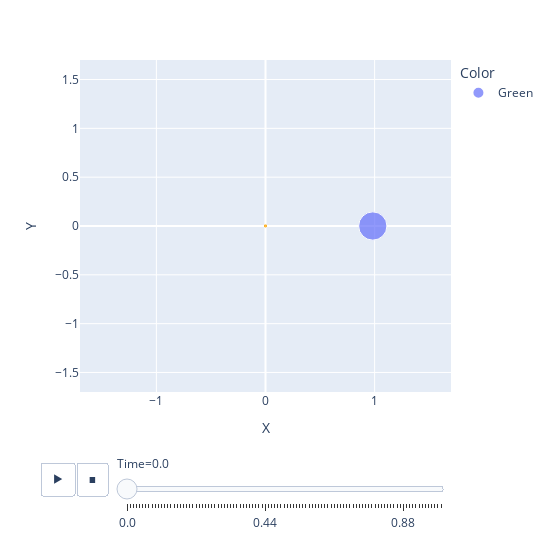

Source (notebook cell):
### Markdown cell above
### Size of the sun is enlarged for visibility

### Code cell
import plotly.express as px

fig = px.scatter(df1, x="X", y="Y", animation_frame="Time", animation_group="Earth",
           size='Rad', color="Color", hover_name="Earth", range_x=[-1.7,1.7], 
           range_y=[-1.7,1.7])
fig.update_layout(
    shapes=[ 
        # filled circle
        dict(
            type="circle",
            xref="x",
            yref="y",
            fillcolor="Orange",
            x0=-sunrad,
            y0=-sunrad,
            x1=sunrad,
            y1=sunrad,
            line_color="Orange",
        ),
    ], width=550,height=550
)

### Figure 1 — Plotly figure (JSON) as saved in the notebook; plotly's stock layout.template omitted (floating-point values rounded to 4 significant figures)
{"data": [{"hovertemplate": "<b>%{hovertext}</b><br><br>Color=Green<br>Time=0.0<br>X=%{x}<br>Y=%{y}<br>Rad=%{marker.size}<extra></extra>", "hovertext": ["Earth"], "ids": ["Earth"], "legendgroup": "Green", "marker": {"color": "#636efa", "size": [2], "sizemode": "area", "sizeref": 0.005, "symbol": "circle"}, "mode": "markers", "name": "Green", "showlegend": true, "type": "scatter", "x": [0.9833], "xaxis": "x", "y": [0], "yaxis": "y"}], "layout": {"height": 550, "legend": {"itemsizing": "constant", "title": {"text": "Color"}, "tracegroupgap": 0}, "margin": {"t": 60}, "shapes": [{"fillcolor": "Orange", "line": {"color": "Orange"}, "type": "circle", "x0": -0.00465, "x1": 0.00465, "xref": "x", "y0": -0.00465, "y1": 0.00465, "yref": "y"}], "sliders": [{"active": 0, "currentvalue": {"prefix": "Time="}, "len": 0.9, "pad": {"b": 10, "t": 60}, "steps": [{"args": [["0.0"], {"frame": {"duration": 0, "redraw": false}, "fromcurrent": true, "mode": "immediate", "transition": {"duration": 0, "easing": "linear"}}], "label": "0.0", "method": "animate"}, {"args": [["0.01"], {"frame": {"duration": 0, "redraw": false}, "fromcurrent": true, "mode": "immediate", "transition": {"duration": 0, "easing": "linear"}}], "label": "0.01", "method": "animate"}, {"args": [["0.02"], {"frame": {"duration": 0, "redraw": false}, "fromcurrent": true, "mode": "immediate", "transition": {"duration": 0, "easing": "linear"}}], "label": "0.02", "method": "animate"}, {"args": [["0.03"], {"frame": {"duration": 0, "redraw": false}, "fromcurrent": true, "mode": "immediate", "transition": {"duration": 0, "easing": "linear"}}], "label": "0.03", "method": "animate"}, {"args": [["0.04"], {"frame": {"duration": 0, "redraw": false}, "fromcurrent": true, "mode": "immediate", "transition": {"duration": 0, "easing": "linear"}}], "label": "0.04", "method": "animate"}, {"args": [["0.05"], {"frame": {"duration": 0, "redraw": false}, "fromcurrent": true, "mode": "immediate", "transition": {"duration": 0, "easing": "linear"}}], "label": "0.05", "method": "animate"}, {"args": [["0.06"], {"frame": {"duration": 0, "redraw": false}, "fromcurrent": true, "mode": "immediate", "transition": {"duration": 0, "easing": "linear"}}], "label": "0.06", "method": "animate"}, {"args": [["0.07"], {"frame": {"duration": 0, "redraw": false}, "fromcurrent": true, "mode": "immediate", "transition": {"duration": 0, "easing": "linear"}}], "label": "0.07", "method": "animate"}, {"args": [["0.08"], {"frame": {"duration": 0, "redraw": false}, "fromcurrent": true, "mode": "immediate", "transition": {"duration": 0, "easing": "linear"}}], "label": "0.08", "method": "animate"}, {"args": [["0.09"], {"frame": {"duration": 0, "redraw": false}, "fromcurrent": true, "mode": "immediate", "transition": {"duration": 0, "easing": "linear"}}], "label": "0.09", "method": "animate"}, {"args": [["0.1"], {"frame": {"duration": 0, "redraw": false}, "fromcurrent": true, "mode": "immediate", "transition": {"duration": 0, "easing": "linear"}}], "label": "0.1", "method": "animate"}, {"args": [["0.11"], {"frame": {"duration": 0, "redraw": false}, "fromcurrent": true, "mode": "immediate", "transition": {"duration": 0, "easing": "linear"}}], "label": "0.11", "method": "animate"}, {"args": [["0.12"], {"frame": {"duration": 0, "redraw": false}, "fromcurrent": true, "mode": "immediate", "transition": {"duration": 0, "easing": "linear"}}], "label": "0.12", "method": "animate"}, {"args": [["0.13"], {"frame": {"duration": 0, "redraw": false}, "fromcurrent": true, "mode": "immediate", "transition": {"duration": 0, "easing": "linear"}}], "label": "0.13", "method": "animate"}, {"args": [["0.14"], {"frame": {"duration": 0, "redraw": false}, "fromcurrent": true, "mode": "immediate", "transition": {"duration": 0, "easing": "linear"}}], "label": "0.14", "method": "animate"}, {"args": [["0.15"], {"frame": {"duration": 0, "redraw": false}, "fromcurrent": true, "mode": "immediate", "transition": {"duration": 0, "easing": "linear"}}], "label": "0.15", "method": "animate"}, {"args": [["0.16"], {"frame": {"duration": 0, "redraw": false}, "fromcurrent": true, "mode": "immediate", "transition": {"duration": 0, "easing": "linear"}}], "label": "0.16", "method": "animate"}, {"args": [["0.17"], {"frame": {"duration": 0, "redraw": false}, "fromcurrent": true, "mode": "immediate", "transition": {"duration": 0, "easing": "linear"}}], "label": "0.17", "method": "animate"}, {"args": [["0.18"], {"frame": {"duration": 0, "redraw": false}, "fromcurrent": true, "mode": "immediate", "transition": {"duration": 0, "easing": "linear"}}], "label": "0.18", "method": "animate"}, {"args": [["0.19"], {"frame": {"duration": 0, "redraw": false}, "fromcurrent": true, "mode": "immediate", "transition": {"duration": 0, "easing": "linear"}}], "label": "0.19", "method": "animate"}, {"args": [["0.2"], {"frame": {"duration": 0, "redraw": false}, "fromcurrent": true, "mode": "immediate", "transition": {"duration": 0, "easing": "linear"}}], "label": "0.2", "method": "animate"}, {"args": [["0.21"], {"frame": {"duration": 0, "redraw": false}, "fromcurrent": true, "mode": "immediate", "transition": {"duration": 0, "easing": "linear"}}], "label": "0.21", "method": "animate"}, {"args": [["0.22"], {"frame": {"duration": 0, "redraw": false}, "fromcurrent": true, "mode": "immediate", "transition": {"duration": 0, "easing": "linear"}}], "label": "0.22", "method": "animate"}, {"args": [["0.23"], {"frame": {"duration": 0, "redraw": false}, "fromcurrent": true, "mode": "immediate", "transition": {"duration": 0, "easing": "linear"}}], "label": "0.23", "method": "animate"}, {"args": [["0.24"], {"frame": {"duration": 0, "redraw": false}, "fromcurrent": true, "mode": "immediate", "transition": {"duration": 0, "easing": "linear"}}], "label": "0.24", "method": "animate"}, {"args": [["0.25"], {"frame": {"duration": 0, "redraw": false}, "fromcurrent": true, "mode": "immediate", "transition": {"duration": 0, "easing": "linear"}}], "label": "0.25", "method": "animate"}, {"args": [["0.26"], {"frame": {"duration": 0, "redraw": false}, "fromcurrent": true, "mode": "immediate", "transition": {"duration": 0, "easing": "linear"}}], "label": "0.26", "method": "animate"}, {"args": [["0.27"], {"frame": {"duration": 0, "redraw": false}, "fromcurrent": true, "mode": "immediate", "transition": {"duration": 0, "easing": "linear"}}], "label": "0.27", "method": "animate"}, {"args": [["0.28"], {"frame": {"duration": 0, "redraw": false}, "fromcurrent": true, "mode": "immediate", "transition": {"duration": 0, "easing": "linear"}}], "label": "0.28", "method": "animate"}, {"args": [["0.29"], {"frame": {"duration": 0, "redraw": false}, "fromcurrent": true, "mode": "immediate", "transition": {"duration": 0, "easing": "linear"}}], "label": "0.29", "method": "animate"}, {"args": [["0.3"], {"frame": {"duration": 0, "redraw": false}, "fromcurrent": true, "mode": "immediate", "transition": {"duration": 0, "easing": "linear"}}], "label": "0.3", "method": "animate"}, {"args": [["0.31"], {"frame": {"duration": 0, "redraw": false}, "fromcurrent": true, "mode": "immediate", "transition": {"duration": 0, "easing": "linear"}}], "label": "0.31", "method": "animate"}, {"args": [["0.32"], {"frame": {"duration": 0, "redraw": false}, "fromcurrent": true, "mode": "immediate", "transition": {"duration": 0, "easing": "linear"}}], "label": "0.32", "method": "animate"}, {"args": [["0.33"], {"frame": {"duration": 0, "redraw": false}, "fromcurrent": true, "mode": "immediate", "transition": {"duration": 0, "easing": "linear"}}], "label": "0.33", "method": "animate"}, {"args": [["0.34"], {"frame": {"duration": 0, "redraw": false}, "fromcurrent": true, "mode": "immediate", "transition": {"duration": 0, "easing": "linear"}}], "label": "0.34", "method": "animate"}, {"args": [["0.35000000000000003"], {"frame": {"duration": 0, "redraw": false}, "fromcurrent": true, "mode": "immediate", "transition": {"duration": 0, "easing": "linear"}}], "label": "0.35000000000000003", "method": "animate"}, {"args": [["0.36"], {"frame": {"duration": 0, "redraw": false}, "fromcurrent": true, "mode": "immediate", "transition": {"duration": 0, "easing": "linear"}}], "label": "0.36", "method": "animate"}, {"args": [["0.37"], {"frame": {"duration": 0, "redraw": false}, "fromcurrent": true, "mode": "immediate", "transition": {"duration": 0, "easing": "linear"}}], "label": "0.37", "method": "animate"}, {"args": [["0.38"], {"frame": {"duration": 0, "redraw": false}, "fromcurrent": true, "mode": "immediate", "transition": {"duration": 0, "easing": "linear"}}], "label": "0.38", "method": "animate"}, {"args": [["0.39"], {"frame": {"duration": 0, "redraw": false}, "fromcurrent": true, "mode": "immediate", "transition": {"duration": 0, "easing": "linear"}}], "label": "0.39", "method": "animate"}, {"args": [["0.4"], {"frame": {"duration": 0, "redraw": false}, "fromcurrent": true, "mode": "immediate", "transition": {"duration": 0, "easing": "linear"}}], "label": "0.4", "method": "animate"}, {"args": [["0.41000000000000003"], {"frame": {"duration": 0, "redraw": false}, "fromcurrent": true, "mode": "immediate", "transition": {"duration": 0, "easing": "linear"}}], "label": "0.41000000000000003", "method": "animate"}, {"args": [["0.42"], {"frame": {"duration": 0, "redraw": false}, "fromcurrent": true, "mode": "immediate", "transition": {"duration": 0, "easing": "linear"}}], "label": "0.42", "method": "animate"}, {"args": [["0.43"], {"frame": {"duration": 0, "redraw": false}, "fromcurrent": true, "mode": "immediate", "transition": {"duration": 0, "easing": "linear"}}], "label": "0.43", "method": "animate"}, {"args": [["0.44"], {"frame": {"duration": 0, "redraw": false}, "fromcurrent": true, "mode": "immediate", "transition": {"duration": 0, "easing": "linear"}}], "label": "0.44", "method": "animate"}, {"args": [["0.45"], {"frame": {"duration": 0, "redraw": false}, "fromcurrent": true, "mode": "immediate", "transition": {"duration": 0, "easing": "linear"}}], "label": "0.45", "method": "animate"}, {"args": [["0.46"], {"frame": {"duration": 0, "redraw": false}, "fromcurrent": true, "mode": "immediate", "transition": {"duration": 0, "easing": "linear"}}], "label": "0.46", "method": "animate"}, {"args": [["0.47000000000000003"], {"frame": {"duration": 0, "redraw": false}, "fromcurrent": true, "mode": "immediate", "transition": {"duration": 0, "easing": "linear"}}], "label": "0.47000000000000003", "method": "animate"}, {"args": [["0.48"], {"frame": {"duration": 0, "redraw": false}, "fromcurrent": true, "mode": "immediate", "transition": {"duration": 0, "easing": "linear"}}], "label": "0.48", "method": "animate"}, {"args": [["0.49"], {"frame": {"duration": 0, "redraw": false}, "fromcurrent": true, "mode": "immediate", "transition": {"duration": 0, "easing": "linear"}}], "label": "0.49", "method": "animate"}, {"args": [["0.5"], {"frame": {"duration": 0, "redraw": false}, "fromcurrent": true, "mode": "immediate", "transition": {"duration": 0, "easing": "linear"}}], "label": "0.5", "method": "animate"}, {"args": [["0.51"], {"frame": {"duration": 0, "redraw": false}, "fromcurrent": true, "mode": "immediate", "transition": {"duration": 0, "easing": "linear"}}], "label": "0.51", "method": "animate"}, {"args": [["0.52"], {"frame": {"duration": 0, "redraw": false}, "fromcurrent": true, "mode": "immediate", "transition": {"duration": 0, "easing": "linear"}}], "label": "0.52", "method": "animate"}, {"args": [["0.53"], {"frame": {"duration": 0, "redraw": false}, "fromcurrent": true, "mode": "immediate", "transition": {"duration": 0, "easing": "linear"}}], "label": "0.53", "method": "animate"}, {"args": [["0.54"], {"frame": {"duration": 0, "redraw": false}, "fromcurrent": true, "mode": "immediate", "transition": {"duration": 0, "easing": "linear"}}], "label": "0.54", "method": "animate"}, {"args": [["0.55"], {"frame": {"duration": 0, "redraw": false}, "fromcurrent": true, "mode": "immediate", "transition": {"duration": 0, "easing": "linear"}}], "label": "0.55", "method": "animate"}, {"args": [["0.56"], {"frame": {"duration": 0, "redraw": false}, "fromcurrent": true, "mode": "immediate", "transition": {"duration": 0, "easing": "linear"}}], "label": "0.56", "method": "animate"}, {"args": [["0.5700000000000001"], {"frame": {"duration": 0, "redraw": false}, "fromcurrent": true, "mode": "immediate", "transition": {"duration": 0, "easing": "linear"}}], "label": "0.5700000000000001", "method": "animate"}, {"args": [["0.58"], {"frame": {"duration": 0, "redraw": false}, "fromcurrent": true, "mode": "immediate", "transition": {"duration": 0, "easing": "linear"}}], "label": "0.58", "method": "animate"}, {"args": [["0.59"], {"frame": {"duration": 0, "redraw": false}, "fromcurrent": true, "mode": "immediate", "transition": {"duration": 0, "easing": "linear"}}], "label": "0.59", "method": "animate"}, {"args": [["0.6"], {"frame": {"duration": 0, "redraw": false}, "fromcurrent": true, "mode": "immediate", "transition": {"duration": 0, "easing": "linear"}}], "label": "0.6", "method": "animate"}, {"args": [["0.61"], {"frame": {"duration": 0, "redraw": false}, "fromcurrent": true, "mode": "immediate", "transition": {"duration": 0, "easing": "linear"}}], "label": "0.61", "method": "animate"}, {"args": [["0.62"], {"frame": {"duration": 0, "redraw": false}, "fromcurrent": true, "mode": "immediate", "transition": {"duration": 0, "easing": "linear"}}], "label": "0.62", "method": "animate"}, {"args": [["0.63"], {"frame": {"duration": 0, "redraw": false}, "fromcurrent": true, "mode": "immediate", "transition": {"duration": 0, "easing": "linear"}}], "label": "0.63", "method": "animate"}, {"args": [["0.64"], {"frame": {"duration": 0, "redraw": false}, "fromcurrent": true, "mode": "immediate", "transition": {"duration": 0, "easing": "linear"}}], "label": "0.64", "method": "animate"}, {"args": [["0.65"], {"frame": {"duration": 0, "redraw": false}, "fromcurrent": true, "mode": "immediate", "transition": {"duration": 0, "easing": "linear"}}], "label": "0.65", "method": "animate"}, {"args": [["0.66"], {"frame": {"duration": 0, "redraw": false}, "fromcurrent": true, "mode": "immediate", "transition": {"duration": 0, "easing": "linear"}}], "label": "0.66", "method": "animate"}, {"args": [["0.67"], {"frame": {"duration": 0, "redraw": false}, "fromcurrent": true, "mode": "immediate", "transition": {"duration": 0, "easing": "linear"}}], "label": "0.67", "method": "animate"}, {"args": [["0.68"], {"frame": {"duration": 0, "redraw": false}, "fromcurrent": true, "mode": "immediate", "transition": {"duration": 0, "easing": "linear"}}], "label": "0.68", "method": "animate"}, {"args": [["0.6900000000000001"], {"frame": {"duration": 0, "redraw": false}, "fromcurrent": true, "mode": "immediate", "transition": {"duration": 0, "easing": "linear"}}], "label": "0.6900000000000001", "method": "animate"}, {"args": [["0.7000000000000001"], {"frame": {"duration": 0, "redraw": false}, "fromcurrent": true, "mode": "immediate", "transition": {"duration": 0, "easing": "linear"}}], "label": "0.7000000000000001", "method": "animate"}, {"args": [["0.71"], {"frame": {"duration": 0, "redraw": false}, "fromcurrent": true, "mode": "immediate", "transition": {"duration": 0, "easing": "linear"}}], "label": "0.71", "method": "animate"}, {"args": [["0.72"], {"frame": {"duration": 0, "redraw": false}, "fromcurrent": true, "mode": "immediate", "transition": {"duration": 0, "easing": "linear"}}], "label": "0.72", "method": "animate"}, {"args": [["0.73"], {"frame": {"duration": 0, "redraw": false}, "fromcurrent": true, "mode": "immediate", "transition": {"duration": 0, "easing": "linear"}}], "label": "0.73", "method": "animate"}, {"args": [["0.74"], {"frame": {"duration": 0, "redraw": false}, "fromcurrent": true, "mode": "immediate", "transition": {"duration": 0, "easing": "linear"}}], "label": "0.74", "method": "animate"}, {"args": [["0.75"], {"frame": {"duration": 0, "redraw": false}, "fromcurrent": true, "mode": "immediate", "transition": {"duration": 0, "easing": "linear"}}], "label": "0.75", "method": "animate"}, {"args": [["0.76"], {"frame": {"duration": 0, "redraw": false}, "fromcurrent": true, "mode": "immediate", "transition": {"duration": 0, "easing": "linear"}}], "label": "0.76", "method": "animate"}, {"args": [["0.77"], {"frame": {"duration": 0, "redraw": false}, "fromcurrent": true, "mode": "immediate", "transition": {"duration": 0, "easing": "linear"}}], "label": "0.77", "method": "animate"}, {"args": [["0.78"], {"frame": {"duration": 0, "redraw": false}, "fromcurrent": true, "mode": "immediate", "transition": {"duration": 0, "easing": "linear"}}], "label": "0.78", "method": "animate"}, {"args": [["0.79"], {"frame": {"duration": 0, "redraw": false}, "fromcurrent": true, "mode": "immediate", "transition": {"duration": 0, "easing": "linear"}}], "label": "0.79", "method": "animate"}, {"args": [["0.8"], {"frame": {"duration": 0, "redraw": false}, "fromcurrent": true, "mode": "immediate", "transition": {"duration": 0, "easing": "linear"}}], "label": "0.8", "method": "animate"}, {"args": [["0.81"], {"frame": {"duration": 0, "redraw": false}, "fromcurrent": true, "mode": "immediate", "transition": {"duration": 0, "easing": "linear"}}], "label": "0.81", "method": "animate"}, {"args": [["0.8200000000000001"], {"frame": {"duration": 0, "redraw": false}, "fromcurrent": true, "mode": "immediate", "transition": {"duration": 0, "easing": "linear"}}], "label": "0.8200000000000001", "method": "animate"}, {"args": [["0.8300000000000001"], {"frame": {"duration": 0, "redraw": false}, "fromcurrent": true, "mode": "immediate", "transition": {"duration": 0, "easing": "linear"}}], "label": "0.8300000000000001", "method": "animate"}, {"args": [["0.84"], {"frame": {"duration": 0, "redraw": false}, "fromcurrent": true, "mode": "immediate", "transition": {"duration": 0, "easing": "linear"}}], "label": "0.84", "method": "animate"}, {"args": [["0.85"], {"frame": {"duration": 0, "redraw": false}, "fromcurrent": true, "mode": "immediate", "transition": {"duration": 0, "easing": "linear"}}], "label": "0.85", "method": "animate"}, {"args": [["0.86"], {"frame": {"duration": 0, "redraw": false}, "fromcurrent": true, "mode": "immediate", "transition": {"duration": 0, "easing": "linear"}}], "label": "0.86", "method": "animate"}, {"args": [["0.87"], {"frame": {"duration": 0, "redraw": false}, "fromcurrent": true, "mode": "immediate", "transition": {"duration": 0, "easing": "linear"}}], "label": "0.87", "method": "animate"}, {"args": [["0.88"], {"frame": {"duration": 0, "redraw": false}, "fromcurrent": true, "mode": "immediate", "transition": {"duration": 0, "easing": "linear"}}], "label": "0.88", "method": "animate"}, {"args": [["0.89"], {"frame": {"duration": 0, "redraw": false}, "fromcurrent": true, "mode": "immediate", "transition": {"duration": 0, "easing": "linear"}}], "label": "0.89", "method": "animate"}, {"args": [["0.9"], {"frame": {"duration": 0, "redraw": false}, "fromcurrent": true, "mode": "immediate", "transition": {"duration": 0, "easing": "linear"}}], "label": "0.9", "method": "animate"}, {"args": [["0.91"], {"frame": {"duration": 0, "redraw": false}, "fromcurrent": true, "mode": "immediate", "transition": {"duration": 0, "easing": "linear"}}], "label": "0.91", "method": "animate"}, {"args": [["0.92"], {"frame": {"duration": 0, "redraw": false}, "fromcurrent": true, "mode": "immediate", "transition": {"duration": 0, "easing": "linear"}}], "label": "0.92", "method": "animate"}, {"args": [["0.93"], {"frame": {"duration": 0, "redraw": false}, "fromcurrent": true, "mode": "immediate", "transition": {"duration": 0, "easing": "linear"}}], "label": "0.93", "method": "animate"}, {"args": [["0.9400000000000001"], {"frame": {"duration": 0, "redraw": false}, "fromcurrent": true, "mode": "immediate", "transition": {"duration": 0, "easing": "linear"}}], "label": "0.9400000000000001", "method": "animate"}, {"args": [["0.9500000000000001"], {"frame": {"duration": 0, "redraw": false}, "fromcurrent": true, "mode": "immediate", "transition": {"duration": 0, "easing": "linear"}}], "label": "0.9500000000000001", "method": "animate"}, {"args": [["0.96"], {"frame": {"duration": 0, "redraw": false}, "fromcurrent": true, "mode": "immediate", "transition": {"duration": 0, "easing": "linear"}}], "label": "0.96", "method": "animate"}, {"args": [["0.97"], {"frame": {"duration": 0, "redraw": false}, "fromcurrent": true, "mode": "immediate", "transition": {"duration": 0, "easing": "linear"}}], "label": "0.97", "method": "animate"}, {"args": [["0.98"], {"frame": {"duration": 0, "redraw": false}, "fromcurrent": true, "mode": "immediate", "transition": {"duration": 0, "easing": "linear"}}], "label": "0.98", "method": "animate"}, {"args": [["0.99"], {"frame": {"duration": 0, "redraw": false}, "fromcurrent": true, "mode": "immediate", "transition": {"duration": 0, "easing": "linear"}}], "label": "0.99", "method": "animate"}, {"args": [["1.0"], {"frame": {"duration": 0, "redraw": false}, "fromcurrent": true, "mode": "immediate", "transition": {"duration": 0, "easing": "linear"}}], "label": "1.0", "method": "animate"}], "x": 0.1, "xanchor": "left", "y": 0, "yanchor": "top"}], "updatemenus": [{"buttons": [{"args": [null, {"frame": {"duration": 500, "redraw": false}, "fromcurrent": true, "mode": "immediate", "transition": {"duration": 500, "easing": "linear"}}], "label": "&#9654;", "method": "animate"}, {"args": [[null], {"frame": {"duration": 0, "redraw": false}, "fromcurrent": true, "mode": "immediate", "transition": {"duration": 0, "easing": "linear"}}], "label": "&#9724;", "method": "animate"}], "direction": "left", "pad": {"r": 10, "t": 70}, "showactive": false, "type": "buttons", "x": 0.1, "xanchor": "right", "y": 0, "yanchor": "top"}], "width": 550, "xaxis": {"anchor": "y", "domain": [0, 1], "range": [-1.7, 1.7], "title": {"text": "X"}}, "yaxis": {"anchor": "x", "domain": [0, 1], "range": [-1.7, 1.7], "title": {"text": "Y"}}}}
